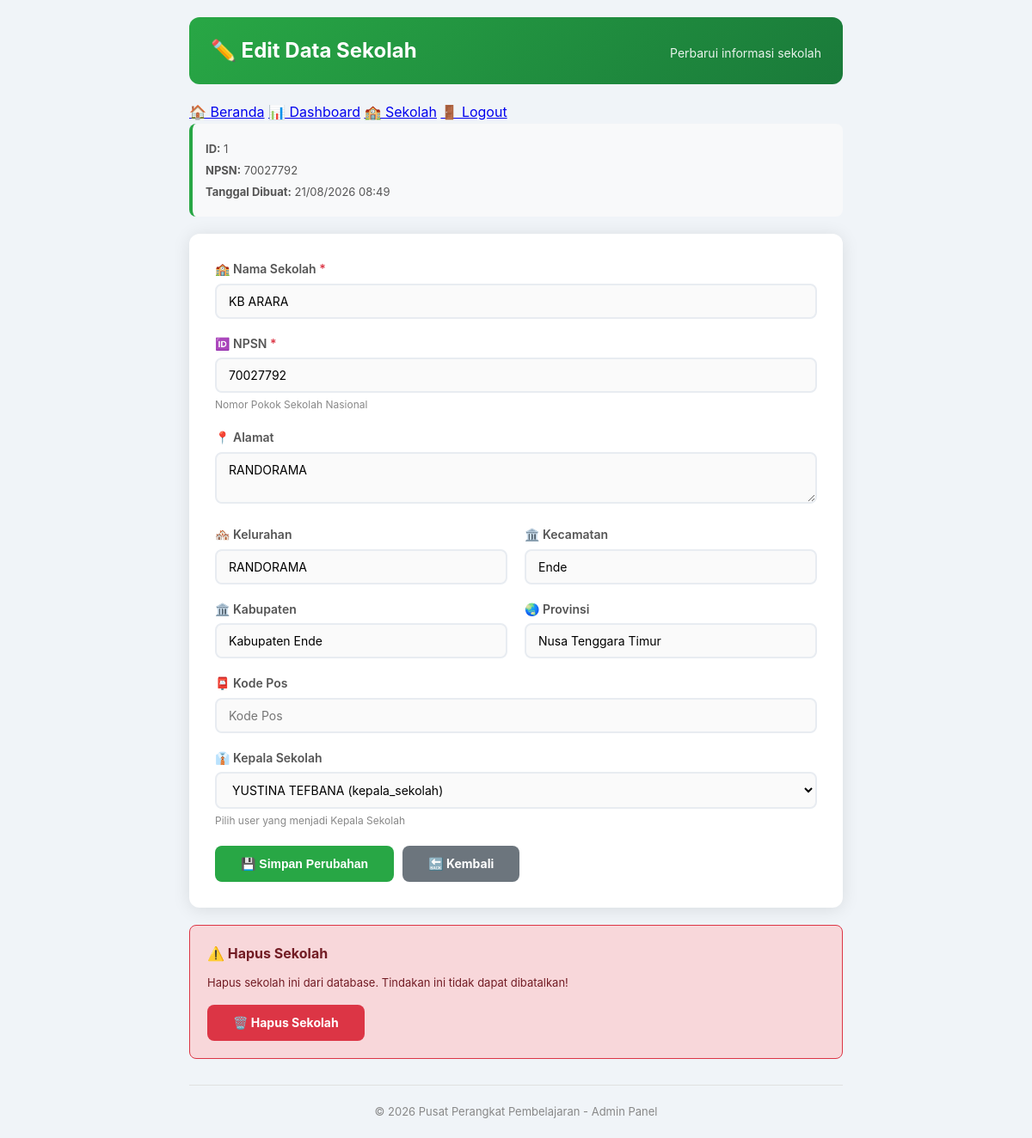
The app's page /admin_edit_sekolah.php?id=1 (signed in) with its own data.
### tables this page shows
CREATE TABLE `sekolah` (
  `id` int(11) NOT NULL,
  `nama_sekolah` varchar(100) NOT NULL,
  `npsn` varchar(10) DEFAULT NULL,
  `alamat` text DEFAULT NULL,
  `kelurahan` varchar(50) DEFAULT NULL,
  `kecamatan` varchar(50) DEFAULT NULL,
  `kabupaten` varchar(50) DEFAULT NULL,
  `provinsi` varchar(50) DEFAULT NULL,
  `kode_pos` varchar(10) DEFAULT NULL,
  `kepala_sekolah` int(11) DEFAULT NULL,
  `pengawas` int(11) DEFAULT NULL,
  `created_at` timestamp NOT NULL DEFAULT current_timestamp()
);

CREATE TABLE `users` (
  `id` int(11) NOT NULL,
  `name` varchar(100) NOT NULL,
  `email` varchar(100) NOT NULL,
  `password` varchar(255) NOT NULL,
  `role` enum('guru','kepala_sekolah','pengawas','dinas','admin') NOT NULL,
  `nip` varchar(20) DEFAULT NULL,
  `sekolah` varchar(100) DEFAULT NULL,
  `sekolah_id` int(11) DEFAULT NULL,
  `phone` varchar(15) DEFAULT NULL,
  `photo` varchar(255) DEFAULT NULL,
  `is_active` tinyint(1) DEFAULT 1,
  `created_at` timestamp NOT NULL DEFAULT current_timestamp(),
  `updated_at` timestamp NOT NULL DEFAULT current_timestamp() ON UPDATE current_timestamp()
);

### config/database.php (called while the page is built, shortened)
<?php
$host = 'localhost';
$username = 'root';
$password = '';
$database = 'perangkat_pembelajaran';
$conn = mysqli_connect($host, $username, $password, $database);
mysqli_set_charset($conn, "utf8mb4");
function fetchAll($sql) {
    global $conn;
    $result = mysqli_query($conn, $sql);
    $data = [];
    while ($row = mysqli_fetch_assoc($result)) {
        $data[] = $row;
    }
    return $data;
}
function fetchOne($sql) {
    global $conn;
    $result = mysqli_query($conn, $sql);
    return mysqli_fetch_assoc($result);
}
?>

### admin_edit_sekolah.php (the view, shortened to what this page needs)
<?php
include_once 'config/database.php';
$id = isset($_GET['id']) ? (int)$_GET['id'] : 0;
$sekolah = fetchOne("SELECT * FROM sekolah WHERE id = $id");
$user_list = fetchAll("SELECT id, name, role FROM users WHERE role IN ('kepala_sekolah', 'guru') ORDER BY name");
?>
<!DOCTYPE html>
<html lang="id">
<head>
    <link rel="stylesheet" href="/website_perangkat/public/css/style.css">
</head>
<body>
    <div class="container">
        <div class="header">
            <h1>✏️ Edit Data Sekolah</h1>
            <p>Perbarui informasi sekolah</p>
        </div>
        <nav>
            <a href="/website_perangkat/index.php">🏠 Beranda</a>
            <a href="/website_perangkat/admin_dashboard.php">📊 Dashboard</a>
            <a href="/website_perangkat/admin_sekolah.php">🏫 Sekolah</a>
            <a href="/website_perangkat/logout.php">🚪 Logout</a>
        </nav>
        <main>
            <div class="info-box">
                <p><strong>ID:</strong> <?php echo $sekolah['id']; ?></p>
                <p><strong>NPSN:</strong> <?php echo $sekolah['npsn']; ?></p>
                <p><strong>Tanggal Dibuat:</strong> <?php echo date('d/m/Y H:i', strtotime($sekolah['created_at'])); ?></p>
            </div>
            <div class="form-container">
                <form method="POST">
                    <div class="form-group">
                        <label>🏫 Nama Sekolah <span class="required">*</span></label>
                        <input type="text" name="nama_sekolah" required value="<?php echo htmlspecialchars($sekolah['nama_sekolah']); ?>">
                    </div>
                    <div class="form-group">
                        <label>🆔 NPSN <span class="required">*</span></label>
                        <input type="text" name="npsn" required value="<?php echo htmlspecialchars($sekolah['npsn']); ?>">
                        <div class="help-text">Nomor Pokok Sekolah Nasional</div>
                    </div>
                    <div class="form-group">
                        <label>📍 Alamat</label>
                        <textarea name="alamat" placeholder="Alamat lengkap sekolah"><?php echo htmlspecialchars($sekolah['alamat'] ?? ''); ?></textarea>
                    </div>
                    <div class="form-row">
                        <div class="form-group">
                            <label>🏘️ Kelurahan</label>
                            <input type="text" name="kelurahan" value="<?php echo htmlspecialchars($sekolah['kelurahan'] ?? ''); ?>" placeholder="Kelurahan/Desa">
                        </div>
                        <div class="form-group">
                            <label>🏛️ Kecamatan</label>
                            <input type="text" name="kecamatan" value="<?php echo htmlspecialchars($sekolah['kecamatan'] ?? ''); ?>" placeholder="Kecamatan">
                        </div>
                    </div>
                    <div class="form-row">
                        <div class="form-group">
                            <label>🏛️ Kabupaten</label>
                            <input type="text" name="kabupaten" value="<?php echo htmlspecialchars($sekolah['kabupaten'] ?? 'Kabupaten Ende'); ?>" placeholder="Kabupaten">
                        </div>
                        <div class="form-group">
                            <label>🌏 Provinsi</label>
                            <input type="text" name="provinsi" value="<?php echo htmlspecialchars($sekolah['provinsi'] ?? 'Nusa Tenggara Timur'); ?>" placeholder="Provinsi">
                        </div>
                    </div>
                    <div class="form-group">
                        <label>📮 Kode Pos</label>
                        <input type="text" name="kode_pos" value="<?php echo htmlspecialchars($sekolah['kode_pos'] ?? ''); ?>" placeholder="Kode Pos">
                    </div>
                    <div class="form-group">
                        <label>👔 Kepala Sekolah</label>
                        <select name="kepala_sekolah">
                            <?php foreach ($user_list as $u): ?>
                                <option value="<?php echo $u['id']; ?>" <?php echo ($sekolah['kepala_sekolah'] == $u['id']) ? 'selected' : ''; ?>>
                                    <?php echo $u['name']; ?> (<?php echo $u['role']; ?>)
                                </option>
                            <?php endforeach; ?>
                        </select>
                        <div class="help-text">Pilih user yang menjadi Kepala Sekolah</div>
                    </div>
                    <div class="btn-group">
                        <button type="submit" class="btn btn-primary">💾 Simpan Perubahan</button>
                        <a href="admin_sekolah.php" class="btn btn-secondary">🔙 Kembali</a>
                    </div>
                </form>
            </div>
            <div class="delete-section">
                <h4>⚠️ Hapus Sekolah</h4>
                <p style="font-size:13px; color:#721c24; margin-bottom:15px;">
                    Hapus sekolah ini dari database. Tindakan ini tidak dapat dibatalkan!
                </p>
                <a href="?id=<?php echo $id; ?>&delete=1" class="btn btn-danger" onclick="return confirm('Hapus sekolah ini? Tindakan ini tidak dapat dibatalkan!')">
                    🗑️ Hapus Sekolah
                </a>
            </div>
        </main>
        <footer style="text-align:center; margin-top:30px; color:#888; font-size:13px; border-top:1px solid #e0e0e0; padding-top:20px;">
            <p>&copy; 2026 Pusat Perangkat Pembelajaran - Admin Panel</p>
        </footer>
    </div>
</body>
</html>

### public/css/style.css (style rules this page uses)
* { margin: 0; padding: 0; box-sizing: border-box; }
body { font-family: 'Inter', -apple-system, BlinkMacSystemFont, sans-serif; background: #f0f4f8; color: #1a202c; line-height: 1.6; }
.container { max-width: 1280px; margin: 0 auto; padding: 20px; }
.header { background: linear-gradient(135deg, #667eea 0%, #764ba2 100%); color: white; padding: 20px 25px; border-radius: 12px; margin-bottom: 20px; display: flex; justify-content: space-between; align-items: center; flex-wrap: wrap; }
.header h1 { margin: 0; font-size: 1.5em; }
.header p { margin: 5px 0 0 0; opacity: 0.9; font-size: 14px; }
.btn-group { display: flex; gap: 10px; flex-wrap: wrap; }
.btn { padding: 8px 20px; border: none; border-radius: 8px; font-size: 14px; font-weight: 600; cursor: pointer; text-decoration: none; display: inline-block; transition: all 0.3s ease; }
.btn-primary { background: #667eea; color: white; }
.btn-danger { background: #dc3545; color: white; }
.btn-secondary { background: #6c757d; color: white; }
.form-group { margin-bottom: 18px; }
.form-group label { display: block; font-weight: 600; font-size: 13px; color: #4a5568; margin-bottom: 4px; }
.form-group label .required { color: #dc3545; }
.form-group input, .form-group select, .form-group textarea { width: 100%; padding: 10px 14px; border: 2px solid #e5e7eb; border-radius: 8px; font-size: 14px; transition: all 0.3s; font-family: 'Inter', sans-serif; }
.form-group .help-text { font-size: 12px; color: #888; margin-top: 4px; }
.form-row { display: grid; grid-template-columns: 1fr 1fr; gap: 16px; }
.info-box { background: #e8f0fe; padding: 15px 20px; border-radius: 8px; margin-bottom: 20px; border-left: 4px solid #667eea; }
.info-box p { margin: 4px 0; font-size: 13px; color: #555; }

### admin_edit_sekolah.php (style rules this page uses)
.container { max-width: 800px; margin: 0 auto; padding: 20px; }
.header { background: linear-gradient(135deg, #28a745 0%, #1a7a3a 100%); color: white; padding: 20px 25px; border-radius: 12px; margin-bottom: 20px; }
.header h1 { margin: 0; font-size: 1.5em; }
.header p { margin: 5px 0 0 0; opacity: 0.9; }
.form-container { background: white; padding: 30px; border-radius: 12px; box-shadow: 0 2px 20px rgba(0,0,0,0.1); }
.form-group { margin-bottom: 18px; }
.form-group label { display: block; font-weight: 600; margin-bottom: 5px; color: #555; font-size: 14px; }
.form-group label .required { color: #dc3545; }
.form-group input, .form-group select, .form-group textarea { width: 100%; padding: 10px 14px; border: 2px solid #e8ecf1; border-radius: 8px; font-size: 14px; transition: border-color 0.3s; background: #fafafa; }
.form-group textarea { resize: vertical; min-height: 60px; }
.form-group .help-text { font-size: 12px; color: #888; margin-top: 4px; }
.form-row { display: grid; grid-template-columns: 1fr 1fr; gap: 20px; }
.btn-group { display: flex; gap: 10px; flex-wrap: wrap; margin-top: 20px; }
.btn { padding: 10px 30px; border: none; border-radius: 8px; font-size: 14px; font-weight: bold; cursor: pointer; text-decoration: none; display: inline-block; transition: all 0.3s ease; }
.btn-primary { background: #28a745; color: white; }
.btn-secondary { background: #6c757d; color: white; }
.btn-danger { background: #dc3545; color: white; }
.info-box { background: #f8f9fa; padding: 15px; border-radius: 8px; margin-bottom: 20px; border-left: 4px solid #28a745; }
.info-box p { margin: 4px 0; font-size: 13px; color: #555; }
.delete-section { background: #f8d7da; padding: 20px; border-radius: 8px; border: 1px solid #dc3545; margin-top: 20px; }
.delete-section h4 { margin: 0 0 10px 0; color: #721c24; }

### records on screen
sekolah: id "1", npsn "70027792", created_at "21/08/2026 08:49", nama_sekolah "KB ARARA", alamat "RANDORAMA", kelurahan "RANDORAMA", kecamatan "Ende", kabupaten "Kabupaten Ende", provinsi "Nusa Tenggara Timur", kepala_sekolah "YUSTINA TEFBANA (kepala_sekolah)"
